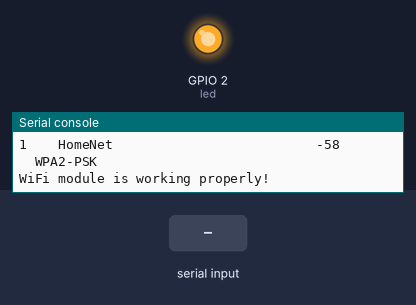
The program below on a simulated ESP32 board running MicroPython. Shown: output pins drawn as LEDs (lit = HIGH), the last lines printed to the serial console. The test bench sets the inputs (shaded band). A WiFi scan finds one network, HomeNet.

Above: at 2.1 s.
At 5.2 s:
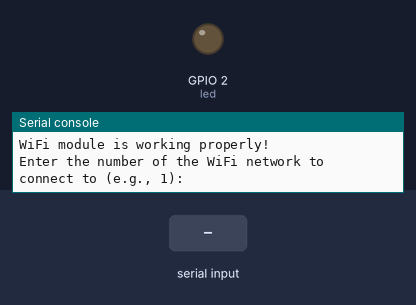
5.3 s: "y" typed at the serial console, then Enter
6.8 s: "5" typed at the serial console, then Enter
8.3 s: "1" typed at the serial console, then Enter
Timing chart, 0 to 11.3 s (numbered marks = the images above; inputs shaded):
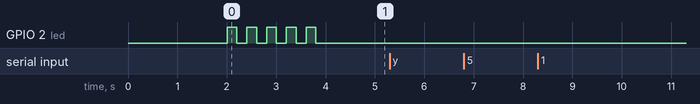

The program:

wificonnect.py
```python
import network
import time
from machine import Pin

# Configure LED indicator (if available)
led = Pin(2, Pin.OUT)  # ESP32 dev board typically has a built-in LED on GPIO2

# Security type mapping dictionary
security_types = {
    0: "Open",
    1: "WEP",
    2: "WPA-PSK",
    3: "WPA2-PSK",
    4: "WPA/WPA2-PSK",
    5: "WPA2-Enterprise",
    6: "WPA3-PSK",
    7: "WPA2/WPA3-PSK"
}

def test_wifi():
    # Create WLAN interface instance
    wlan = network.WLAN(network.STA_IF)

    # Activate interface
    wlan.active(True)
    print("WiFi interface activated")

    # Scan available networks
    print("Scanning WiFi networks...")
    networks = wlan.scan()

    # Sort by signal strength (strongest to weakest)
    sorted_networks = sorted(networks, key=lambda x: x[3], reverse=True)

    # Display sorted scan results
    if sorted_networks:
        print("Found the following WiFi networks (sorted by signal strength):")
        # Header
        print(f"{'No.':<4} {'SSID':<32} {'Signal':<10} {'Security':<20}")
        print("-" * 66)
        # Data
        for i, network_info in enumerate(sorted_networks):
            ssid = network_info[0].decode('utf-8')  # Network name
            signal_strength = network_info[3]       # Signal strength
            security = network_info[4]              # Security type
            security_type = security_types.get(security, "Unknown")
            print(f"{i+1:<4} {ssid:<32} {signal_strength:<10} {security_type:<20}")

        # WiFi module is functioning properly
        print("WiFi module is working properly!")
        # Blink LED to indicate success
        for _ in range(5):
            led.value(1)
            time.sleep(0.2)
            led.value(0)
            time.sleep(0.2)
    else:
        print("No WiFi networks found. Please check if the WiFi module is working.")
        # Keep LED on to indicate error
        led.value(1)
        return None, None

    return sorted_networks, wlan

def draw_progress_bar(progress, total, width=50):
    """Draw a progress bar in the console."""
    percent = (progress / total) * 100
    filled = int(width * progress // total)
    bar = '█' * filled + '-' * (width - filled)
    print(f'\rConnecting: |{bar}| {percent:.1f}%', end='')
    if progress == total:
        print()  # New line after completion

def connect_to_wifi(sorted_networks, wlan):
    # Check current connection status
    if wlan.isconnected():
        print(f"Currently connected to: {wlan.config('ssid')} (IP: {wlan.ifconfig()[0]})")
        user_input = input("Do you want to disconnect from the current network? (y/n): ").strip().lower()
        if user_input == 'y':
            wlan.disconnect()
            print("Disconnected from the current network.")
            time.sleep(1)  # Wait briefly to ensure disconnection
        else:
            print("Keeping the current connection.")
            # Blink LED slowly to indicate connection retained
            for _ in range(3):
                led.value(1)
                time.sleep(0.5)
                led.value(0)
                time.sleep(0.5)
            return True

    # Ask user to select a network to connect to
    while True:
        try:
            choice = int(input("Enter the number of the WiFi network to connect to (e.g., 1): "))
            if 1 <= choice <= len(sorted_networks):
                selected_network = sorted_networks[choice - 1]
                ssid = selected_network[0].decode('utf-8')
                security = selected_network[4]
                security_type = security_types.get(security, "Unknown")
                print(f"Selected network: {ssid} (Security: {security_type})")
                break
            else:
                print(f"Please enter a number between 1 and {len(sorted_networks)}.")
        except ValueError:
            print("Invalid input. Please enter a valid number.")

    # If the network is not "Open", prompt for password
    password = ""
    if security != 0:  # 0 means "Open"
        password = input(f"Enter password for {ssid}: ")
        print("Password received. Attempting to connect...")

    # Attempt to connect to the selected network
    wlan.connect(ssid, password)
    print(f"Connecting to {ssid}...")

    # Wait for connection with a timeout of 10 seconds, showing progress bar
    timeout = 10
    start_time = time.time()
    while not wlan.isconnected():
        elapsed = time.time() - start_time
        if elapsed > timeout:
            print("\nConnection timeout. Failed to connect.")
            # Keep LED on to indicate failure
            led.value(1)
            return False
        # Update progress bar every 0.1 seconds
        draw_progress_bar(elapsed, timeout)
        time.sleep(0.1)

    # Connection successful
    print("Connected successfully!")
    print(f"IP Address: {wlan.ifconfig()[0]}")
    # Blink LED rapidly to indicate successful connection
    for _ in range(10):
        led.value(1)
        time.sleep(0.1)
        led.value(0)
        time.sleep(0.1)
    return True

if __name__ == "__main__":
    print("Starting ESP32 WiFi module test...")
    sorted_networks, wlan = test_wifi()
    if sorted_networks:
        connect_to_wifi(sorted_networks, wlan)
```
